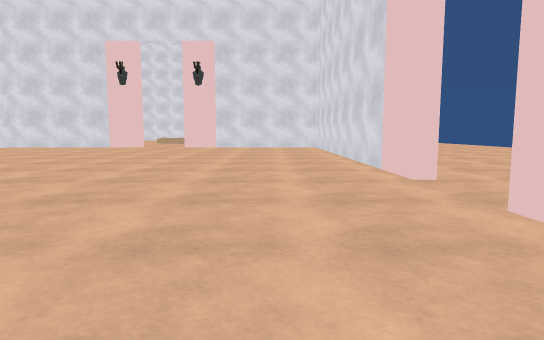
[1] (above)

15 first-person views from a walk through a scene from a Unity 3-D project. The camera is 1.4 m above the floor, tilts 6° down and sees 75° across. The floor is counted in squares, 2 m on a side. Each view is taken from the middle of a square. On the plan, view 1 faces up. The plan holds only what a view shows up to about 11 squares ahead; the rest is blank. The place goes on beyond the plan. The player character is not drawn. Some animated figures are not drawn. Some surface patterns are stand-ins.

[2]
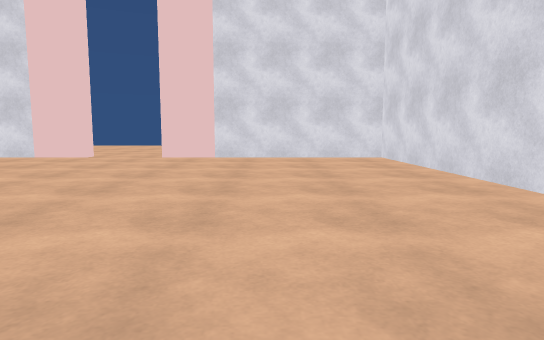

[3]
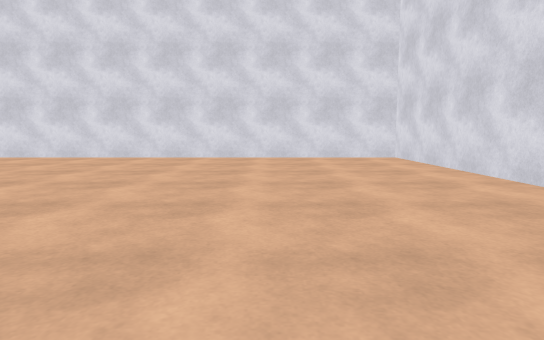

[4]
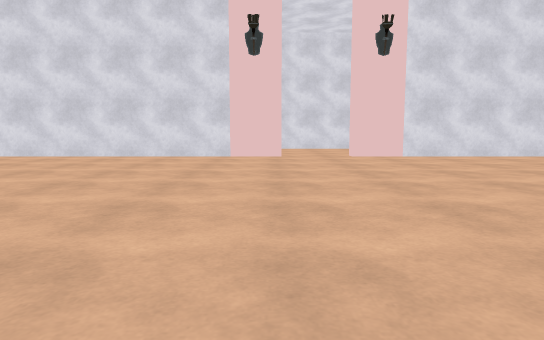

[5]
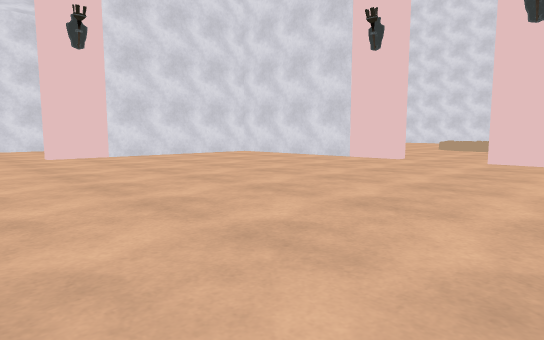

[6]
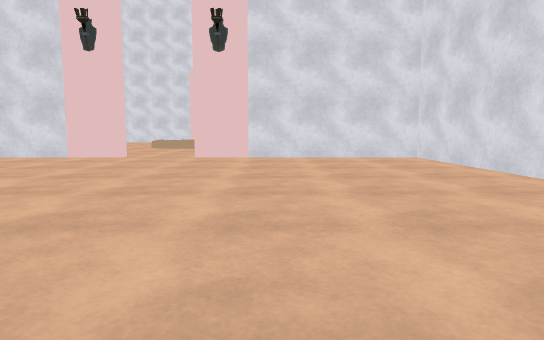

[7]
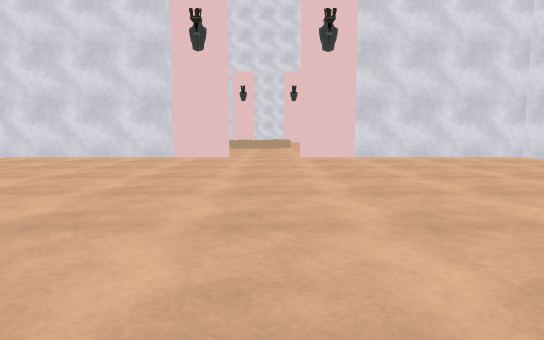

[8]
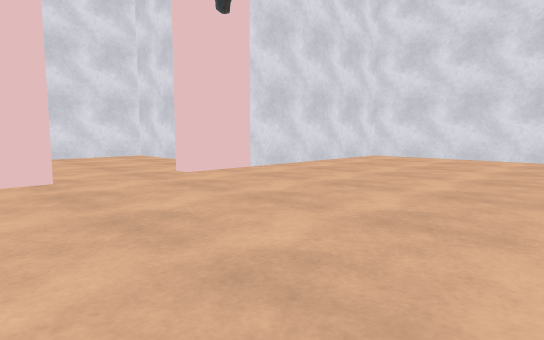

[9]
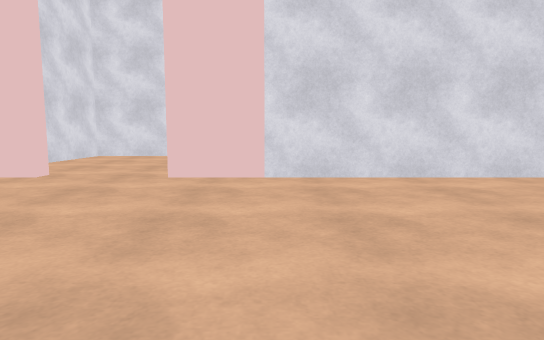

[10]
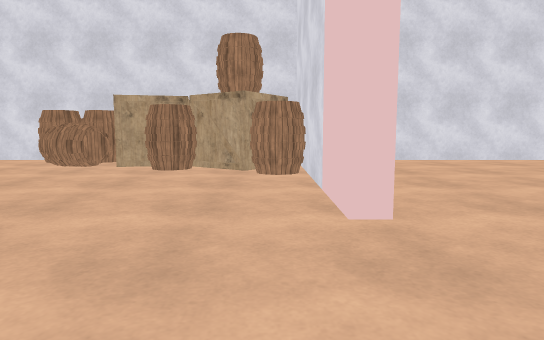

[11]
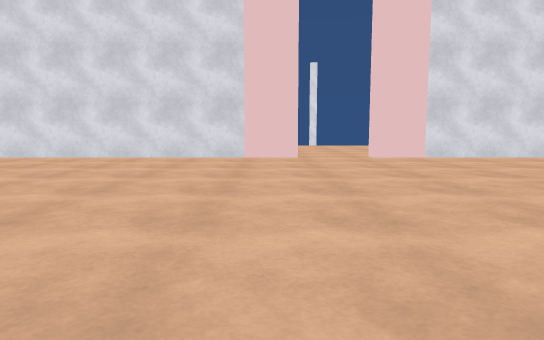

[12]
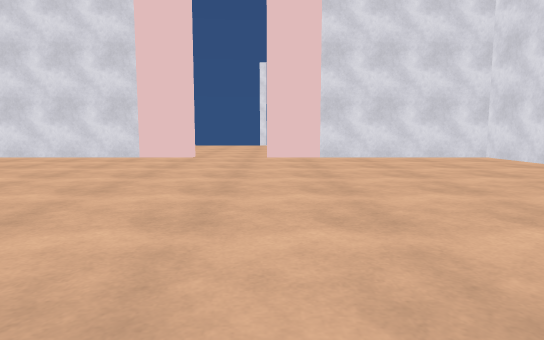

[13]
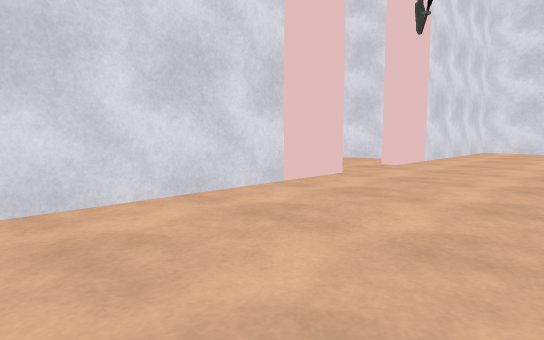

[14]
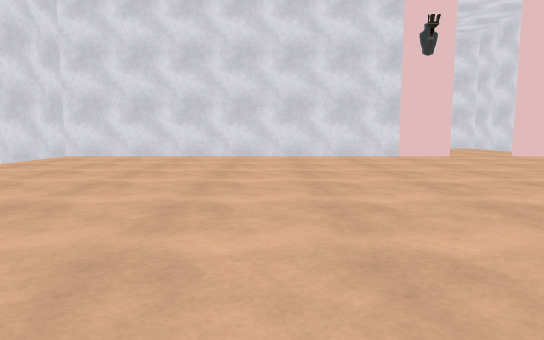

[15]
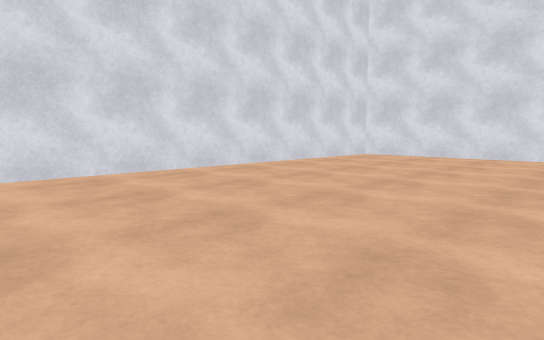

### Floor plan
Points are (right, up) in squares from view 1. A wall is a line through its corners. A room is listed if a view was taken in it or the views show most of it. See-through windows are left out.
Room 1 (views 1, 2, 3, 4, 5, 6, 7, 8, 9, 11, 12, 13, 14, 15)
walls: (-12.5, 8.3) (-12.5, -3.1) (2.1, -3.1) (2.1, 3.3); (2.1, 5.3) (2.1, 17) (-4.2, 17); (-6.1, 17) (-12.5, 17) (-12.5, 10.4)
ways out: opening at (-5.5, 17) to room 2; opening at (-13, 9.5) to room 3; opening at (2, 4.5)
Room 2 (view 10)
walls: (-4.2, 17) (-4.2, 17.4) (0.1, 17.4); (2.1, 23.9) (2.1, 25)
ways out: opening at (-5.5, 17) to room 1
objects: barrel (-1, 18) to (0, 18); other object (0, 18) to (1, 19); barrel (0, 20); barrel (0, 22); other object (1, 20) to (1, 21); barrel (1, 22) to (2, 22); barrel (1, 23) to (2, 23)
Room 3 (no view inside)
walls: (-13, 8.3) (-12.5, 8.3); (-12.5, 10.4) (-13, 10.4); (-13.6, 11.9) (-17.6, 11.9) (-17.6, 6.8) (-15.2, 6.8)
ways out: opening at (-13, 9.5) to room 1

Positions as (right, up) in squares from view 1, and headings:
1: (0, 0), facing up
2: (-8, 0), facing right
3: (-9, 7), facing down
4: (-2, 8), facing left
5: (-2, 8), facing up-left
6: (-2, 7), facing up
7: (-5, 7), facing up
8: (-7, 7), facing up-left
9: (-7, 12), facing left
10: (-7, 18), facing right
11: (-8, 6), facing right
12: (-8, 3), facing right
13: (-9, 3), facing up-left
14: (-2, 3), facing left
15: (-2, 3), facing down-left
